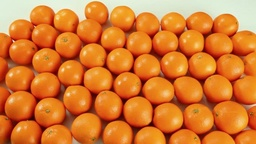
#> input picture For_main/classic/image.jpg, 256 x 144 px, shrunk from 682 x 384 before the run
$ python Fast_pipeline.py
#> lines starting #> are read from the running program, lines starting #| are printed output that depends on the picture
import cv2
import numpy as np

"""
____________________________________________________

Функции реализации метода LBP
____________________________________________________

"""
def LBP_Matrix_fast(photo):
    """Быстрая версия создания LBP матрицы"""
    h, w = photo.shape
    LBP_img = np.zeros((h, w), dtype=np.uint8)

    # Предварительно вычисляем пороговые значения
    for i in range(1, h-1):
        for j in range(1, w-1):
            center = photo[i, j]
            # Векторизованная проверка соседей
            code = 0
            code |= (photo[i-1, j] > center) << 7
            code |= (photo[i-1, j+1] > center) << 6
            code |= (photo[i, j+1] > center) << 5
            code |= (photo[i+1, j+1] > center) << 4
            code |= (photo[i+1, j] > center) << 3
            code |= (photo[i+1, j-1] > center) << 2
            code |= (photo[i, j-1] > center) << 1
            code |= (photo[i-1, j-1] > center) << 0
            LBP_img[i, j] = code
    return LBP_img


def LBP_Ghist(LBP_img):
    """
    Функция для создания гистограммы из матрицы LBP

    Ввод - LBP матрица
    Вывод - Список размером 256 позиций.
            В каждой позиции записано количество всех чисел соответсвующих позиции в списке.

    """
    ghistogramm=np.zeros(256)
    for i in range(256):
        ghistogramm[i]=np.count_nonzero(LBP_img == i)
    return ghistogramm

def LBP_Ghist_normalization(ghistogramm):
    """
    Функция нормализации гистограммы.

    Ввод - Список 256 позиций (гистограмма)
    Вывод - Нормализованный список 256 позиций (гистограмма)

    """
    return ghistogramm/np.sum(ghistogramm)

def chi_square(hist1, hist2, epsilon=1e-10):

    """
    Функция проверки связи между гистограммами.

    Ввод - два списока на 256 позиций (гистограммы)
    Вывод - Истина/ Ложь

    """
    chi_square=np.sum((hist1 - hist2) ** 2 / (hist1 + hist2 + epsilon))
    if chi_square < 0.4:
        return True
    else:
        return False


"""
____________________________________________________

Остальные функции
____________________________________________________

"""

def template_search(image, template):

    """
    Функция реализации шаблонного поиска

    Ввод - Матрица, соответсвующая ч/б изображению
    Вывод - Массив с координатами прямоугольников, соответсвующие потенциальным областям с объектом.
            Число таких областей

    """

    w, h = template.shape[::-1]

    result = cv2.matchTemplate(image, template, cv2.TM_CCOEFF_NORMED)
    threshold = 0.17
    locations = np.where(result >= threshold)
    count = 0
    rectangles = []

    for pt in zip(*locations[::-1]):
        rectangles.append([pt[0], pt[1], w, h])

    rectangles = merge_duplicate_rectangles(rectangles, threshold=0.4)
    count=len(rectangles)
    return rectangles, count

def drawing_rec(image, rectangles):

    """
    Функция рисования прямоугольников

    Ввод - Матрица, соответсвующая цветному изображению и координаты прямоугольников
    Вывод - Матрица, соответсвующая цветному изображению с нарисованными прямоугольниками

    """

    for (x, y, w, h) in rectangles:
        cv2.rectangle(image, (x,y), (x+w,y+h), 150, 2)
    return image

def cheking(image, rectangle, ghist1):

    """
    Функция проверки методом LBP областей найденных с помощью шаблонного поиска

    Ввод - Матрица, соответсвующая ч/б изображению, координаты прямоугольника, гистограмма шаблона
    Вывод - Истина/Ложь

    """

    x=rectangle[0]
    y=rectangle[1]
    w=rectangle[2]
    h=rectangle[3]
    img=image[y:y+h, x:x+w]
    img=LBP_Matrix_fast(img)
    ghist=LBP_Ghist_normalization(LBP_Ghist(img))
    if chi_square(ghist, ghist1, epsilon=1e-10) is True:
        return True
    else:
        return False

def merge_duplicate_rectangles(rectangles, threshold=0.1):

    """
    Функция удаления прямоугольников, дублирующих существующий

    Ввод - массив с набором координат прямоугольников
    Вывод - масив с набором координат "уникальных" прямоугольников

    """

    if len(rectangles) <= 1:
        return rectangles
    borders = []
    for (x, y, w, h) in rectangles:
        borders.append([x, y, x + w, y + h])
    borders = np.array(borders)
    S = (borders[:, 2] - borders[:, 0]) * (borders[:, 3] - borders[:, 1])
    S_sorted = np.argsort(S)[::-1]

    keep = []
    while len(S_sorted) > 0:
        current = S_sorted[0]
        keep.append(rectangles[current])
        if len(S_sorted) == 1:
            break

        remaining = S_sorted[1:]

        x1 = np.maximum(borders[current, 0], borders[remaining, 0])
        y1 = np.maximum(borders[current, 1], borders[remaining, 1])
        x2 = np.minimum(borders[current, 2], borders[remaining, 2])
        y2 = np.minimum(borders[current, 3], borders[remaining, 3])

        intersection = np.maximum(0, x2 - x1) * np.maximum(0, y2 - y1)

        area_current = S[current]
        area_remaining = S[remaining]
        iou = intersection / (area_current + area_remaining - intersection)

        S_sorted = remaining[iou < threshold]

    return keep

"""
____________________________________________________

Функции предобработки изображения
____________________________________________________

"""

def sobel(image):

    """
    Функция применения ядра собеля к ч/б изображению

    Ввод - Матрица, соответсвующая ч/б изображению
    Вывод - Матрицы, содержащая в себе магнитуду каждого пикселя и направление градиента

    """

    Gx = np.array([[-1, 0, 1],
                   [-2, 0, 2],
                   [-1, 0, 1]])

    Gy = np.array([[-1, -2, -1],
                   [0, 0, 0],
                   [1, 2, 1]])

    # Получаем размеры изображения
    h, w = image.shape

    # Создаем массивы для результатов
    X = np.zeros_like(image, dtype=np.float64)
    Y = np.zeros_like(image, dtype=np.float64)
    M = np.zeros_like(image, dtype=np.float64)
    Theta=np.zeros_like(image, dtype=np.float64)

    # Применяем свертку (обходим пиксели, кроме границ)
    for i in range(1, h - 1):
        for j in range(1, w - 1):
            # Вырезаем область 3x3 вокруг текущего пикселя
            region = image[i-1:i+2, j-1:j+2]

            # Вычисляем градиент по X и Y
            gx = np.sum(region * Gx)
            gy = np.sum(region * Gy)

            X[i, j] = gx
            Y[i, j] = gy

            # Вычисляем величину градиента и направление
            M[i, j] = np.sqrt(gx**2 + gy**2)
            Theta[i, j]=np.atan2(gy, gx)

    return M, Theta

def NMS(M, Theta):
    Suppressed = np.zeros_like(M, dtype=np.float64)
    h, w = M.shape

    for i in range(1, h - 1):
        for j in range(1, w - 1):
            angle = Theta[i, j]
            angle = np.degrees(angle) % 180

            if (0 <= angle < 22.5) or (157.5 <= angle <= 180):
                n1 = M[i, j-1]
                n2 = M[i, j+1]
            elif (22.5 <= angle < 67.5):
                n1 = M[i-1, j+1]
                n2 = M[i+1, j-1]
            elif (67.5 <= angle < 112.5):
                n1 = M[i-1, j]
                n2 = M[i+1, j]
            else:
                n1 = M[i-1, j-1]
                n2 = M[i+1, j+1]

            if M[i, j] >= n1 and M[i, j] >= n2:
                Suppressed[i, j] = M[i, j]

    return Suppressed

def Double_threshold_filtering(Suppressed, bottom_treshold, top_treshold):
    Filtered=np.zeros_like(Suppressed, dtype=np.uint8)
    for i in range(1, len(Suppressed)-1):
        for j in range(1, len(Suppressed[0])-1):
            if Suppressed[i, j]>top_treshold:
                Filtered[i, j]=255
            elif Suppressed[i, j]>bottom_treshold:
                Filtered[i, j]=100
    return Filtered

def normalizanion(M):
    return M/np.sum(M)*len(M)*len(M[0])


"""
____________________________________________________

Конец раздела функций
____________________________________________________

"""

# Ввод изображения и обьекта
image_RGB = cv2.imread("image.jpg")
#> image_RGB is the input picture: shape (144, 256, 3); mean B, G, R 49.3, 122.2, 215.1
image_RGB_copy=np.copy(image_RGB)
template_RGB = cv2.imread("image1.jpg")
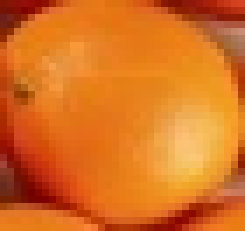
#> input picture For_main/classic/image1.jpg, 35 x 33 px, shrunk from 93 x 88 before the run (shown 7 times larger)
#> template_RGB is the input picture: shape (33, 35, 3); mean B, G, R 32.7, 112.4, 216.8

image=cv2.cvtColor(image_RGB, cv2.COLOR_BGR2GRAY)
template=cv2.cvtColor(template_RGB, cv2.COLOR_BGR2GRAY)

# Предобработка изображения и шаблона соответсвенно (Гауссово размытие и ядро собеля)
image = cv2.GaussianBlur(image, (5, 5), 1)
M_im, Theta_im = sobel(image)
#> after the loop in sobel, `for i in range(1, h - 1):`:
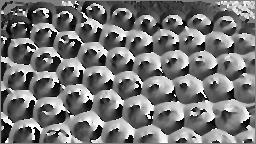
#> Theta: shape (144, 256) float64; min -3.14, max 3.14, mean -0.226; drawn with min black and max white
#> after the loop in sobel, `for i in range(1, h - 1):`:
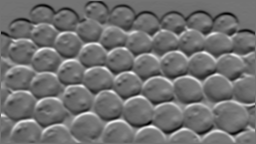
#> Y: shape (144, 256) float64; min -267, max 325, mean -5.5; drawn with min black and max white
M_im=normalizanion(M_im)
Suppressed_im=NMS(M_im, Theta_im)
#> after the loop in NMS, `for i in range(1, h - 1):`:
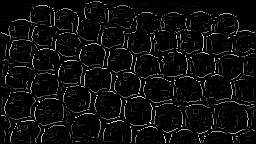
#> Suppressed: shape (144, 256) float64; min 0, max 4.89, mean 0.236; drawn with min black and max white
Filtered_im=Double_threshold_filtering(Suppressed_im, 1.5, 2)
#> the loop in Double_threshold_filtering, `for i in range(1, len(Suppressed)-1):` made 142 passes
cv2.imwrite('Filtered_im.jpg', Filtered_im)


template = cv2.GaussianBlur(template, (5, 5), 41)
M_te, Theta_te= sobel(template)
M_te=normalizanion(M_te)
Suppressed_te=NMS(M_te, Theta_te)
Filtered_te=Double_threshold_filtering(Suppressed_te, 1.5, 2)
#> the loop in Double_threshold_filtering (call 2), `for i in range(1, len(Suppressed)-1):` made 31 passes
cv2.imwrite('Filtered_te.jpg', Filtered_te)

# Цикл изменения масштаба изображения.
template_copy=np.copy(template)
all_rectangles = []

for i in range (0, len(template)*2//3, 2):

    # Именение масштаба изображения
    new_size = (len(template[0])-i, len(template)-i)
    Filtered_te = cv2.resize(Filtered_te, new_size, interpolation=cv2.INTER_AREA)
    template_copy = cv2.resize(template_copy, new_size, interpolation=cv2.INTER_AREA)

    # Шаблонный поиск
    rectangles, count_template_search=template_search(Filtered_im, Filtered_te)
    all_rectangles.extend(rectangles)
    image_rec_t = drawing_rec(image_RGB_copy, rectangles)
    cv2.imwrite('t.jpg', image_rec_t)

    # Создание LBP гистограммы для шаблона
    LBP_img=LBP_Matrix_fast(template_copy)
    ghist1=LBP_Ghist_normalization(LBP_Ghist(LBP_img))

    # Удаление лишних прямоугольников
    all_rectangles = merge_duplicate_rectangles(all_rectangles)

    # Проверка с помощью метода LBP
    rectangles_new=[]
    for rectangle in all_rectangles:
        check = cheking(image, rectangle, ghist1)
        if check is True:
            rectangles_new.append(rectangle)
#> this loop made 11 passes
#> i on passes 6 to 11: 10, 12, 14, 16, 18, 20
#> pass 1, in template_search, `result = cv2.matchTemplate(image, template, cv2.TM_CCOEFF_NORMED)`:
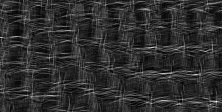
#> result: shape (112, 222) float32; min -0.0738, max 0.326, mean -0.000518; drawn with min black and max white
#> after the loop:
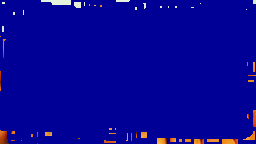
#> image_RGB_copy: shape (144, 256, 3); mean B, G, R 148.1, 3.9, 5.9

image_rec_final = drawing_rec(image_RGB, rectangles_new)
#> the loop in drawing_rec (call 12), `for (x, y, w, h) in rectangles:` made 14 passes
#> (x, y, w, h) on passes 1 to 12: (153, 47, 35, 33), (151, 103, 35, 33), (220, 27, 35, 33), (196, 102, 35, 33), (205, 51, 35, 33), (137, 75, 33, 31), (2, 64, 33, 31), (227, 77, 29, 27), (209, 11, 27, 25), (179, 31, 27, 25), (188, 59, 23, 21), (53, 123, 23, 21)
#> after the loop in drawing_rec (call 12), `for (x, y, w, h) in rectangles:`:
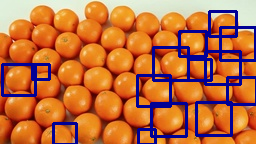
#> image: shape (144, 256, 3); mean B, G, R 62.1, 109.9, 191.6
cv2.imwrite('Final_Check.jpg', image_rec_final)
print("Финальное количество уникальных объектов:", len(rectangles_new))
#| Финальное количество уникальных объектов: 14
